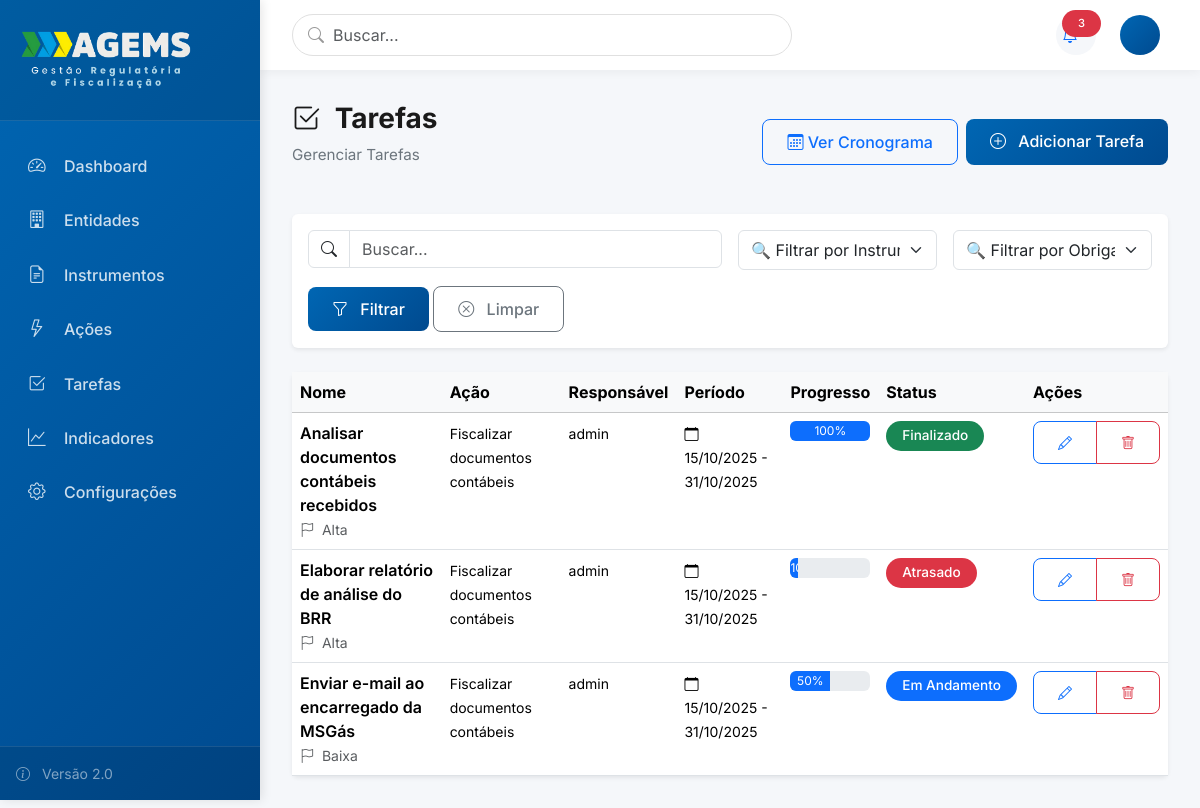
Before: /tarefas/ (signed in) with the older database file.
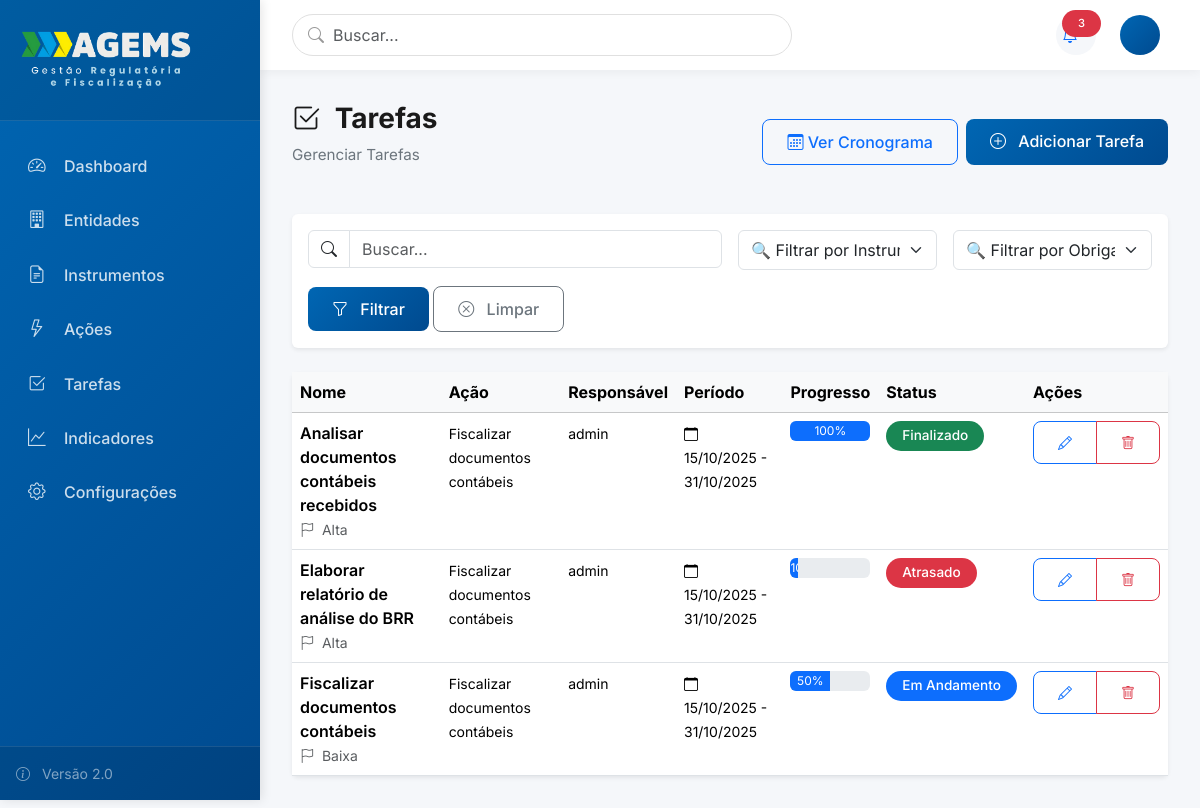
After: the same page with the newer database file.
### acoes/models.py (models this page shows, shortened)
class Tarefa(models.Model):
    STATUS_CHOICES = [
        ('a_iniciar', 'A Iniciar'),
        ('em_andamento', 'Em Andamento'),
        ('atrasado', 'Atrasado'),
        ('em_validacao', 'Em Validação'),
        ('finalizado', 'Finalizado'),
    ]
    nome = models.CharField('Nome da Tarefa', max_length=200)
    descricao = models.TextField('Descrição', blank=True)
    acao = models.ForeignKey(
        Acao,
        on_delete=models.CASCADE,
        verbose_name='Ação',
        related_name='tarefas'
    )
    responsavel = models.ForeignKey(
        settings.AUTH_USER_MODEL,
        on_delete=models.PROTECT,
        verbose_name='Responsável',
        related_name='tarefas_responsavel',
        help_text='Responsável pela tarefa (apenas 1)'
    )
    executores = models.ManyToManyField(
        settings.AUTH_USER_MODEL,
        verbose_name='Executores',
        related_name='tarefas_executor',
        blank=True,
        help_text='Usuários que executam a tarefa (pode ser vários)'
    )
    status = models.CharField('Status', max_length=15, choices=STATUS_CHOICES, default='a_iniciar')
    percentual_cumprido = models.IntegerField(
        'Percentual Cumprido (%)',
        default=0,
        help_text='Percentual de conclusão da tarefa (0-100)'
    )
    data_inicio = models.DateField('Data de Início')
    data_fim = models.DateField('Data de Fim')
    data_conclusao = models.DateField('Data de Conclusão Real', null=True, blank=True)
    tarefas_predecessoras = models.ManyToManyField(
        'self',
        symmetrical=False,
        verbose_name='Tarefas Predecessoras',
        related_name='tarefas_sucessoras',
        blank=True,
        help_text='Tarefas que devem ser concluídas antes desta'
    )
    PRIORIDADE_CHOICES = [
        ('baixa', 'Baixa'),
        ('media', 'Média'),
        ('alta', 'Alta'),
        ('urgente', 'Urgente'),
    ]
    prioridade = models.CharField(
        'Prioridade',
        max_length=10,
        choices=PRIORIDADE_CHOICES,
        default='media'
    )
    observacoes = models.TextField('Observações', blank=True)
    data_cadastro = models.DateTimeField('Data de Cadastro', auto_now_add=True)
    data_atualizacao = models.DateTimeField('Última Atualização', auto_now=True)
    class Meta:
        verbose_name = 'Tarefa'
        verbose_name_plural = 'Tarefas'
        ordering = ['data_inicio', 'prioridade', 'nome']

class Acao(models.Model):
    STATUS_CHOICES = [
        ('a_iniciar', 'A Iniciar'),
        ('em_andamento', 'Em Andamento'),
        ('atrasado', 'Atrasado'),
        ('em_validacao', 'Em Validação'),
        ('finalizado', 'Finalizado'),
    ]
    PERIODICIDADE_CHOICES = [
        ('unica', 'Única'),
        ('mensal', 'Mensal'),
        ('bimestral', 'Bimestral'),
        ('trimestral', 'Trimestral'),
        ('quadrimestral', 'Quadrimestral'),
        ('semestral', 'Semestral'),
        ('anual', 'Anual'),
    ]
    nome = models.CharField('Nome da Ação', max_length=200)
    descricao = models.TextField('Descrição')
    instrumento = models.ForeignKey(
        Instrumento,
        on_delete=models.PROTECT,
        verbose_name='Instrumento',
        related_name='acoes',
        null=True,
        blank=True
    )
    obrigacao = models.ForeignKey(
        Obrigacao,
        on_delete=models.CASCADE,
        verbose_name='Obrigação',
        related_name='acoes'
    )
    tipo_acao = models.ForeignKey(
        TipoAcao,
        on_delete=models.PROTECT,
        verbose_name='Tipo de Ação',
        related_name='acoes'
    )
    responsavel = models.ForeignKey(
        settings.AUTH_USER_MODEL,
        on_delete=models.PROTECT,
        verbose_name='Responsável',
        related_name='acoes_responsavel'
    )
    status = models.CharField('Status', max_length=15, choices=STATUS_CHOICES, default='a_iniciar')
    percentual_cumprido = models.IntegerField('Percentual Cumprido (%)', default=0, help_text='Percentual de conclusão da ação (0-100)')
    periodicidade = models.CharField('Periodicidade', max_length=15, choices=PERIODICIDADE_CHOICES, default='unica')
    data_inicio = models.DateField('Data de Início', null=True, blank=True)
    data_fim_prevista = models.DateField('Data de Fim Prevista', null=True, blank=True)
    data_fim_real = models.DateField('Data de Fim Real', null=True, blank=True)
    dias_antecedencia_alerta = models.IntegerField(
        'Dias de Antecedência para Alerta',
        null=True,
        blank=True,
        default=None,
        help_text='Número de dias antes do prazo para gerar alerta (opcional)'
    )
    observacoes = models.TextField('Observações', blank=True)
    data_cadastro = models.DateTimeField('Data de Cadastro', auto_now_add=True)
    data_atualizacao = models.DateTimeField('Última Atualização', auto_now=True)
    class Meta:
        verbose_name = 'Ação'
        verbose_name_plural = 'Ações'
        ordering = ['data_fim_prevista', 'nome']

### usuarios/models.py (models this page shows, shortened)
class Usuario(AbstractUser):
    PERFIL_CHOICES = [
        ('presidencia', 'Presidência'),
        ('diretoria', 'Diretoria'),
        ('fiscal', 'Fiscal'),
        ('concessionaria', 'Concessionária'),
        ('juridico', 'Jurídico'),
        ('tecnico', 'Técnico'),
    ]
    perfil = models.CharField(max_length=20, choices=PERFIL_CHOICES, verbose_name='Perfil de Acesso')
    cargo = models.CharField(max_length=100, blank=True, verbose_name='Cargo')
    setor = models.CharField(max_length=100, blank=True, verbose_name='Setor/Departamento')
    telefone = models.CharField(max_length=20, blank=True, verbose_name='Telefone')
    entidade = models.ForeignKey('entidades.Entidade', on_delete=models.SET_NULL,
                                  null=True, blank=True, related_name='usuarios',
                                  verbose_name='Entidade')
    ativo = models.BooleanField(default=True, verbose_name='Usuário Ativo')
    data_criacao = models.DateTimeField(auto_now_add=True, verbose_name='Data de Criação')
    data_atualizacao = models.DateTimeField(auto_now=True, verbose_name='Última Atualização')
    subunidade = models.ForeignKey(
        'core.Subunidade',
        on_delete=models.SET_NULL,
        null=True,
        blank=True,
        related_name='usuarios'
    )
    @property
    def diretoria(self):
        """Permite acessar diretoria diretamente a partir do usuário."""
        return self.subunidade.diretoria if self.subunidade else None
    class Meta:
        verbose_name = 'Usuário'
        verbose_name_plural = 'Usuários'
        ordering = ['first_name', 'last_name']

### acoes/views.py (the view)
# urls.py: path('tarefas/', TarefaListView.as_view(), name='tarefa_list'),
class TarefaListView(ModernListView):
    model = Tarefa
    template_name = 'acoes/tarefa_list.html'
    icon = "bi bi-check2-square"
    create_url = 'tarefa_create'
    search_fields = ['nome', 'descricao']
    def get_queryset(self):
        instrumento_id = self.request.GET.get('instrumento')
        obrigacao_id = self.request.GET.get('obrigacao')
        queryset = Tarefa.objects.all()
        if instrumento_id:
            queryset = queryset.filter(acao__instrumento_id=instrumento_id)
        if obrigacao_id:
            queryset = queryset.filter(acao__obrigacao_id=obrigacao_id)
        queryset = queryset.order_by('data_inicio', 'prioridade', 'nome')
        return queryset
    def get_context_data(self, **kwargs):
        context = super().get_context_data(**kwargs)
        instrumento_id = self.request.GET.get('instrumento')
        context['instrumentos'] = Instrumento.objects.all()
        context['obrigacoes'] = Obrigacao.objects.filter(instrumento_id=instrumento_id) if instrumento_id else Obrigacao.objects.all()
        context['instrumento_selecionado'] = instrumento_id
        context['obrigacao_selecionada'] = self.request.GET.get('obrigacao')
        return context

### core/models.py (called while the page is built)
    def __str__(self):
        return self.nome

### core/views.py (called while the page is built)
    def get_context_data(self, **kwargs):
        context = super().get_context_data(**kwargs)
        context['title'] = getattr(self, 'title', self.model._meta.verbose_name_plural.title())
        context['subtitle'] = getattr(self, 'subtitle', f'Gerenciar {self.model._meta.verbose_name_plural}')
        context['icon'] = getattr(self, 'icon', 'bi bi-list')
        context['singular_name'] = self.model._meta.verbose_name.title()
        context['create_url'] = getattr(self, 'create_url', f'{self.model._meta.model_name}_create')
        return context

### instrumentos/models.py (called while the page is built)
    def __str__(self):
        return f"{self.numero} - {self.tipo_instrumento}"

### templates/acoes/tarefa_list.html (shortened to what this page needs)
{% extends 'components/list_view.html' %}
{% block header_actions %}
<a href="{% url 'tarefa_calendario' %}" class="btn btn-outline-primary">
    <i class="bi bi-calendar3"></i> Ver Cronograma
</a>
{% endblock %}
{% block content %}
{{ block.super }}
{% endblock %}
{% block extra_filters %}
<div class="col-md-3">
    <select name="instrumento" id="instrumento" class="form-select" style="height: 40px;">
        <option value="">🔍 Filtrar por Instrumento...</option>
    </select>
</div>
<div class="col-md-3">
    <select name="obrigacao" id="obrigacao" class="form-select" style="height: 40px;">
        <option value="">🔍 Filtrar por Obrigação...</option>
    </select>
</div>
{% endblock %}
{% block table_headers %}
<th>Nome</th>
<th>Ação</th>
<th>Responsável</th>
<th>Período</th>
<th>Progresso</th>
<th>Status</th>
{% endblock %}
{% block table_rows %}
{% for tarefa in object_list %}
<tr>
    <td>
        <div class="fw-semibold toggle-checklist" data-tarefa="{{ tarefa.id }}" style="cursor:pointer;">
            {{ tarefa.nome }}
        </div>
        <small class="text-muted">
            <i class="bi bi-flag me-1"></i>
            {{ tarefa.get_prioridade_display }}
        </small>
    </td>
    <td><small>{{ tarefa.acao.nome }}</small></td>
    <td><small>{{ tarefa.responsavel.get_full_name|default:tarefa.responsavel.username }}</small></td>
    <td>
        <small><i class="bi bi-calendar me-1"></i>
        {{ tarefa.data_inicio|date:"d/m/Y" }} - {{ tarefa.data_fim|date:"d/m/Y" }}</small>
    </td>
    <td>
        <div class="progress" style="height: 20px;">
            <div class="progress-bar" role="progressbar" style="width: {{ tarefa.percentual_cumprido }}%">
                {{ tarefa.percentual_cumprido }}%
            </div>
        </div>
    </td>
    <td>
        {% if tarefa.status == 'finalizado' %}
            <span class="badge bg-success">Finalizado</span>
        {% elif tarefa.status == 'em_andamento' %}
            <span class="badge bg-primary">Em Andamento</span>
        {% elif tarefa.status == 'atrasado' %}
            <span class="badge bg-danger">Atrasado</span>
        {% else %}
            <span class="badge bg-secondary">{{ tarefa.get_status_display }}</span>
        {% endif %}
    </td>
    <td>
        <div class="btn-group btn-group-sm">
            <a href="{% url 'tarefa_edit' tarefa.pk %}" class="btn btn-outline-primary" title="Editar">
                <i class="bi bi-pencil"></i>
            </a>
            <a href="{% url 'tarefa_delete' tarefa.pk %}" class="btn btn-outline-danger" title="Excluir">
                <i class="bi bi-trash"></i>
            </a>
        </div>
    </td>
</tr>
{% endfor %}
{% endblock %}

Changed rows visible on the page:
changed Tarefa "Baixa": nome "Enviar e-mail ao encarregado da MSGás" → "Fiscalizar documentos contábeis"
